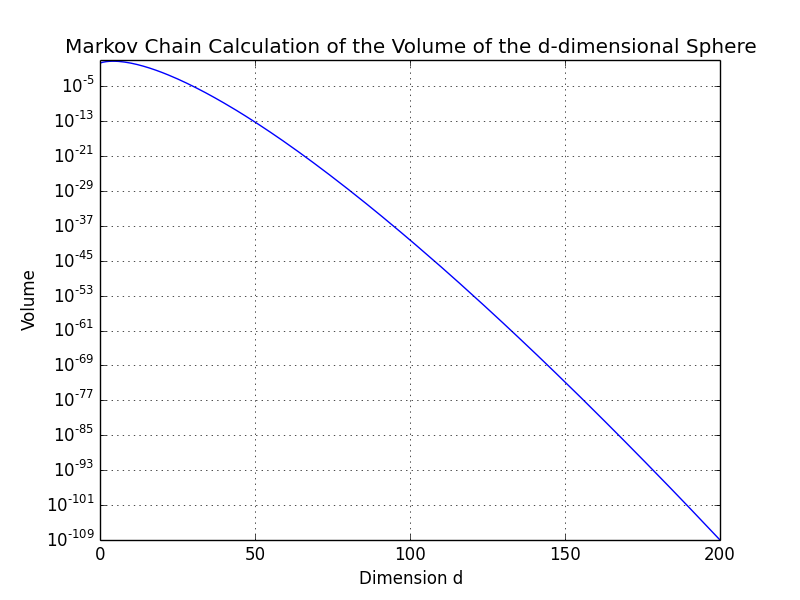

Generate this figure with Python:
import random
import numpy as np
from scipy.special import gamma

def Vol1_s(d):
    return np.pi ** (d/ 2.0)/ gamma(d/ 2.0 + 1.0)


def markov(d,dmax):
    n_trials = 1000000

    x = [0] * d
    mean = ls = n_hits = Q = 0
    
    for n in range(n_trials):
        k = random.randint(0,d-1)
        a = random.uniform(-1.0,1.0)
        x_supp = random.uniform(-1.0,1.0)
        s = ls + 2 * a * x[k] + a**2
        if s < 1:
            x[k] += a
            n_hits += 1
            ls = s
        if ls+x_supp**2 < 1:
            Q += 1
   
        mean += ls
            
        if n%10000==0:
            print("%d / %d %.5f%%"%(d,dmax,100*(d+n/n_trials)/dmax))
    return (2 * Q/n_trials)
dmax = 200
vv = [Vol1_s(1)]
for d in range(1,dmax+1): 
    vv += [vv[d-1]*markov(d,dmax)]
plt.figure()
plt.plot(vv)
plt.yscale("log")
plt.title("Markov Chain Calculation of the Volume of the d-dimensional Sphere")
plt.xlabel("Dimension d")
plt.ylabel("Volume")
plt.show()
